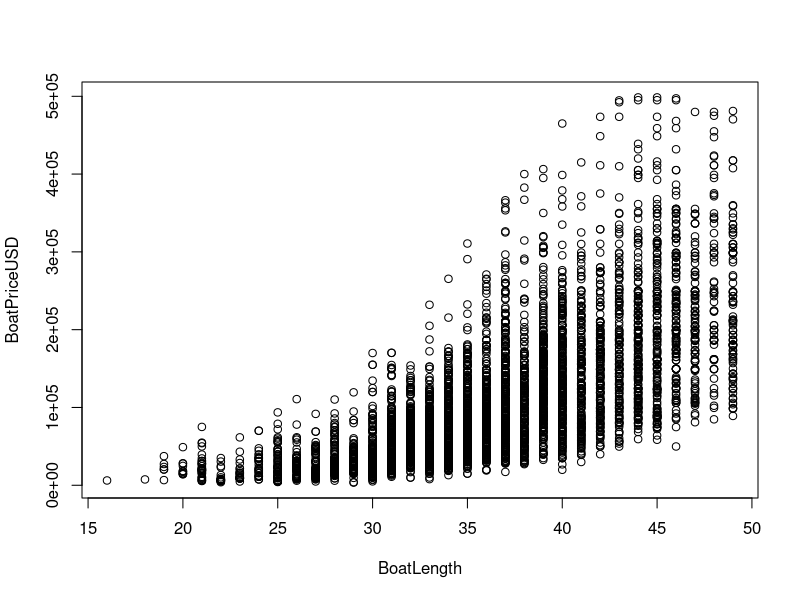
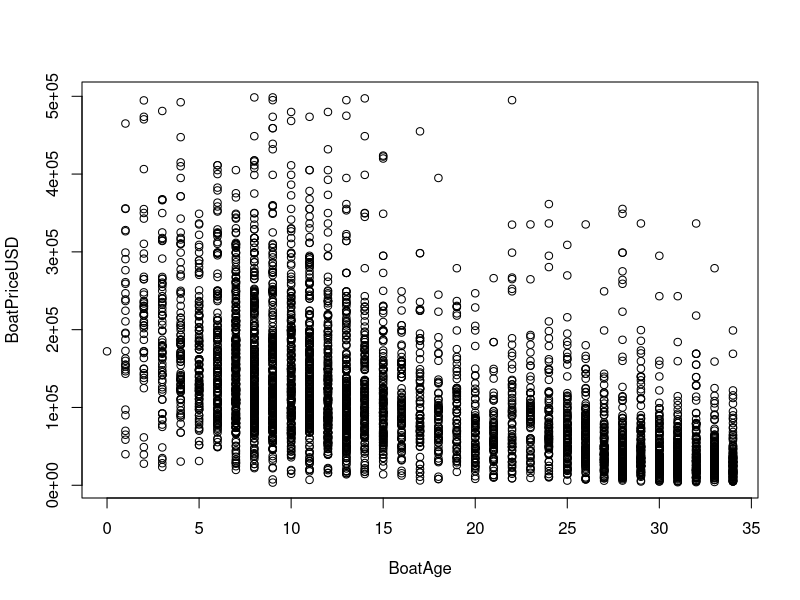
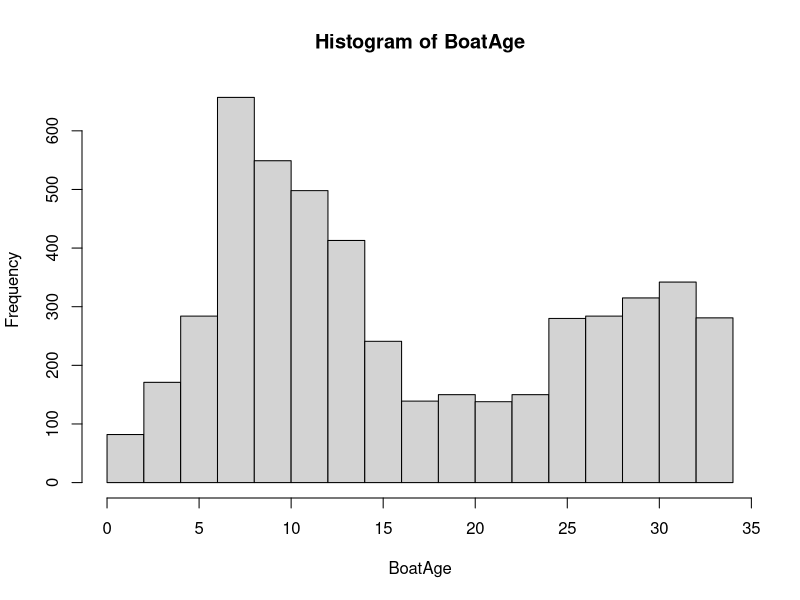
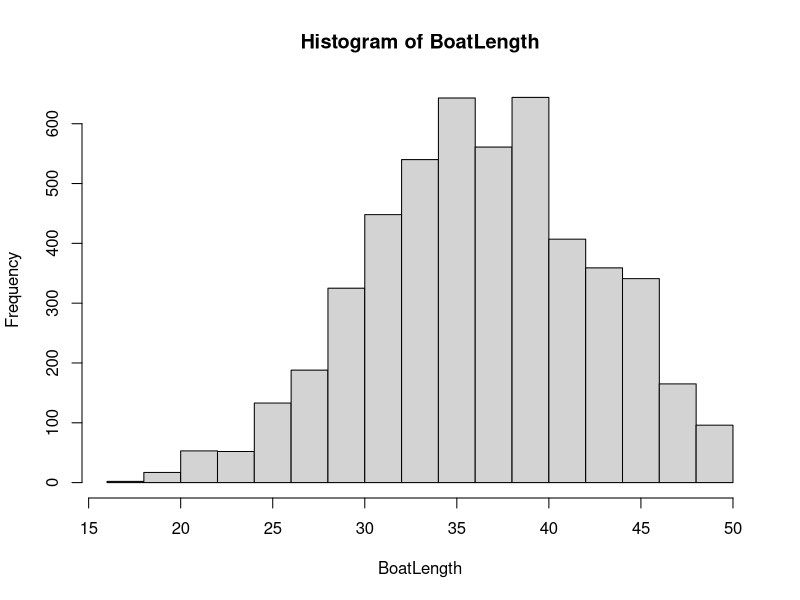
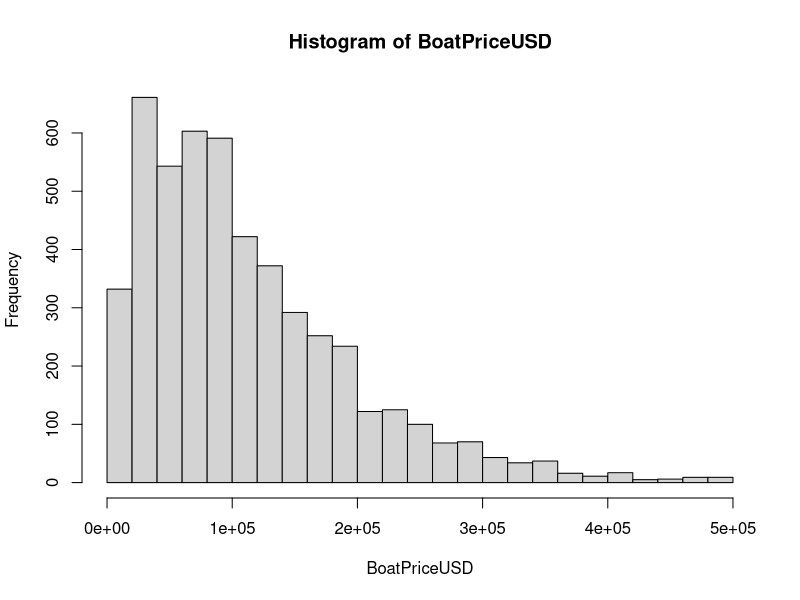
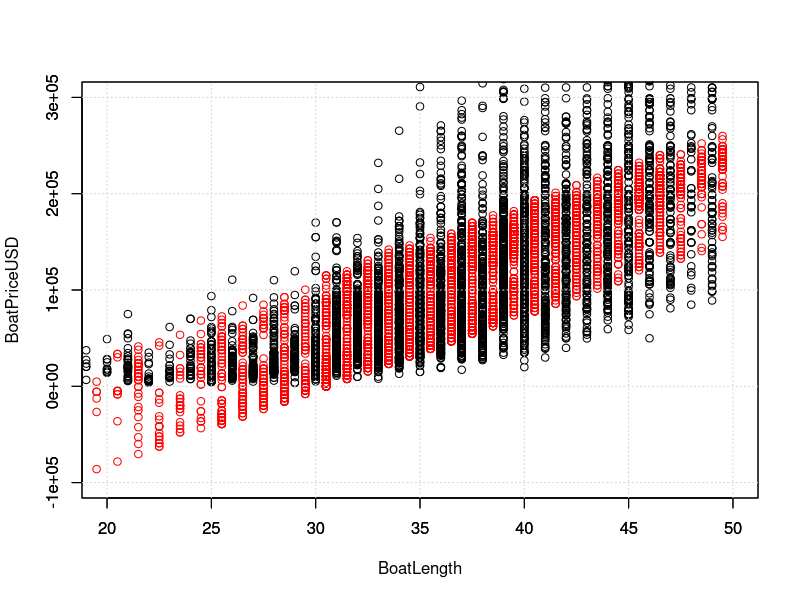
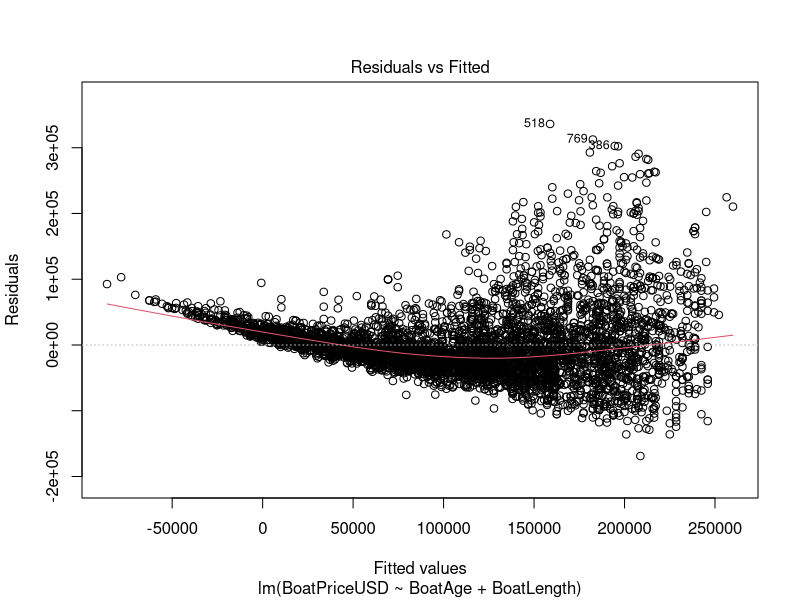
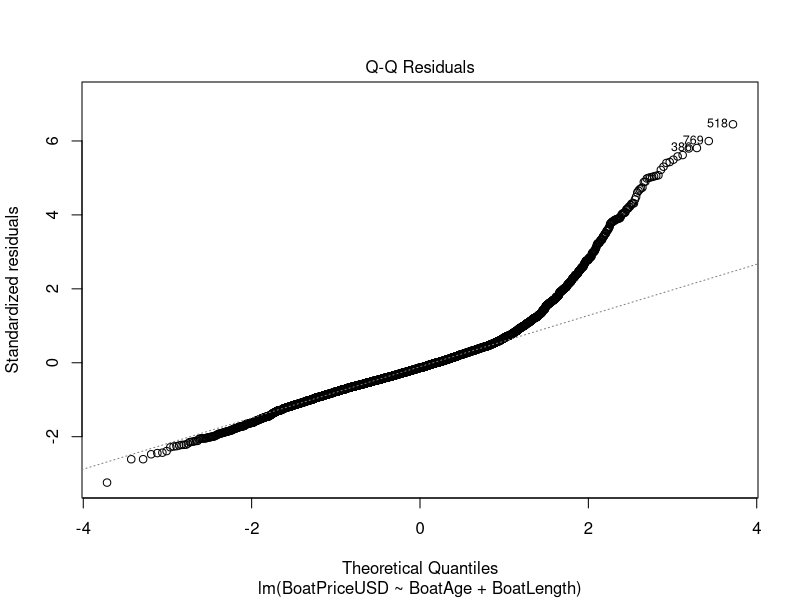

Reproduce these figures in R, in order.
getwd## LengthMatters.r
########################################################################
##
## i.e. Sail Boat Length
##
## Coursera DS Intro Course
## Basic excercise in using RStudio&R
##
########################################################################
##
## Data are extracted from the "www.YachtWorld.com"
##
## Imported data are stored in A (list)
## A=[Length, Boat, Year, PriceUSD, Type, Use, NofE, Fuel, Hull]
##
## Length - Boat Length [ft]
## Boat - Boat Brand Name
## Year - Year New
## PriceUSD - Asking Price [USD]
## Type = [S-Sail Boat]
## Use= [N-New ; U-Used]
## NoOfEngines=[S=Single;T=Twin;O=Other]
## Fuel = [D-Diesel;G-Gas/Petrol;O-Other]
## Hull = [O-Other;Al-Aluminium;FC-Ferro-Cement;ST-Steel;FG-Fiberglass;CF-Carbon-Fiber;CP-Composite;W-Wood]
##
########################################################################


# help(read.cvs), getwd()
# get the data

A <- read.csv(file="YachtWorld-coursera.csv",head=TRUE,sep=",")

# names(A), summary(A)

## select some data range

ind = A$Length < 50 & 
      A$Use == "U" & 
      A$Hull == "FG" & 
      A$Year > 1980 &
      A$PriceUSD < 500000;

## so, the 'measurement' is

BoatPriceUSD = A$PriceUSD[ind]
BoatLength = A$Length[ind]
BoatAge = 2015-A$Year[ind]

# some plots, help(plot)
plot(BoatLength,BoatPriceUSD)
plot(BoatAge,BoatPriceUSD)

# histograms

hist(BoatAge)
hist(BoatLength)
hist(BoatPriceUSD,20)

# Linear Model, BoatPriceUSD = (par[1])* BoatAge + (par[2]) * BoatLength
# least square parameter estimation, help(lsfit)
# BoatPriceUSD = X * par = [BoatAge | BoatLength] * [par1 par2]'

X=cbind(BoatAge, BoatLength)

par=lsfit(X, BoatPriceUSD)

summary(par)
ls.print(par)


# Length Matters?
plot(BoatLength, BoatPriceUSD, xlim = c(20,50), ylim = c(-100000,300000), )
par(new=T)
plot(BoatLength+0.5, BoatPriceUSD-par$residual, xlim = c(20,50), ylim = c(-100000,300000), xlab="", ylab="", col = 'red')
grid(col = "lightgray", lty = "dotted")


# linear model fit

par2=lm(BoatPriceUSD~BoatAge+BoatLength)
plot(par2)


# BoatPriceUSD vs. BoatAge
plot(BoatAge,BoatPriceUSD,xlim=c(0,max(BoatAge)),ylim=c(-100000,max(BoatPriceUSD)),xlab="",ylab="")
par(new=T)
plot(BoatAge+0.5,BoatPriceUSD-par$residual,xlim=c(0,max(BoatAge)),ylim=c(-100000,max(BoatPriceUSD)),xlab="",ylab="",col='red')
grid(col = "lightgray", lty = "dotted")
title(main="Boat Price [USD]", sub="black - data, red - linear least square estimate", ylab ="BoatPriceUSD", xlab = "Boat Age")

## BoatPriceUSD vs. BoatLength

plot(BoatLength,BoatPriceUSD,xlim=c(0,max(BoatLength)),ylim=c(-100000,max(BoatPriceUSD)),xlab="",ylab="")
par(new=T)
plot(BoatLength+0.5,BoatPriceUSD-par2$residual,xlim=c(0,max(BoatLength)),ylim=c(-100000,max(BoatPriceUSD)),xlab="",ylab="",col='red')
grid(col = "lightgray", lty = "dotted")
title(main="Boat Price [USD]", sub="black - data, red - least square estimate", ylab ="BoatPriceUSD", xlab = "Boat Length")


# plot some data for various boat lengths
for (len in 40:41) {
   lenInd = BoatLength == len
   plot(BoatAge[lenInd],BoatPriceUSD[lenInd],xlim=c(0,max(BoatAge)),ylim=c(-100000,max(BoatPriceUSD)), xlab="",ylab="")
   par(new=T)
   plot(BoatAge[lenInd],BoatPriceUSD[lenInd]-par2$residual[lenInd],xlim=c(0,max(BoatAge)),ylim=c(-100000,max(BoatPriceUSD)),xlab="",ylab="",type="l",col='red')
   grid(col = "lightgray", lty = "dotted")
   titleTXT = c("Boat Price [USD]","BoatLength = ",as.character(len))
   title(main=titleTXT, sub="black - data, red - least square estimate", xlab = "Boat Age", ylab ="BoatPriceUSD")
}


#multiple plots on one page

par(mfrow=c(1,2))
for (len in 41:42) {
   lenInd = BoatLength == len
   plot(BoatAge[lenInd],BoatPriceUSD[lenInd],xlim=c(0,max(BoatAge)),ylim=c(-100000,max(BoatPriceUSD)), xlab="",ylab="")
   par(new=T)
   plot(BoatAge[lenInd],BoatPriceUSD[lenInd]-par2$residual[lenInd],xlim=c(0,max(BoatAge)),ylim=c(-100000,max(BoatPriceUSD)),xlab="",ylab="",type="l",col='red')
   grid(col = "lightgray", lty = "dotted")
   titleTXT = c("Boat Price [USD]","BoatLength = ",as.character(len))
   title(main=titleTXT, sub="black - data, red - least square estimate", xlab = "Boat Age", ylab ="BoatPriceUSD")
}


# What is a best buy for 50K USD?, (best price,len,age)
ind50 = BoatPriceUSD<=50000
BoatAge50 = BoatAge[ind50]
BoatLength50=BoatLength[ind50]
BoatPriceUSD50=BoatPriceUSD[ind50]

mat=array(0,c(max(BoatAge50),3))

for (age in 1:34) {
  ind1 = BoatAge50==age
  bage = BoatAge50[ind1]
  blen = BoatLength50[ind1]
  bprice = BoatPriceUSD50[ind1]
  ind2 = match(max(blen),blen)
  mat[age,1:3] = c(age,blen[ind2],bprice[ind2])
}

# plot(age, length)
par(mfrow=c(1,1))
   plot(mat[1:34,1],mat[1:34,2],xlab="",ylab="",type="l",col='red')
   grid(col = "lightgray", lty = "dotted")
   titleTXT = c("Buy a Boat for 50K USD","Length vs. Age")
   title(main=titleTXT,xlab = "Boat Age", ylab ="Boat Lenght")


# What is a best buy (best price,len,age)

zmat = array(0,c(max(BoatAge),max(BoatLength)))

for (age in 1: max(BoatAge)) {
   ind3 = BoatAge == age
   BoatPriceUSDage=BoatPriceUSD[ind3]
 
   for (len in min(BoatLength):max(BoatLength)) {
      ind4 = BoatLength[ind3]== len
      temp = BoatPriceUSDage[ind4]
      if (length(temp)) {
        zmat[age,len] = min(BoatPriceUSDage[ind4])
      }
   }
}

# 3D, kind of
xa = seq(max(BoatAge))
ya = seq(max(BoatLength))
persp(xa,ya[20:49],zmat[1:34,20:49],theta=-30,phi=30,xlab="age",ylab="length", zlab="price", main="Best Buy")



